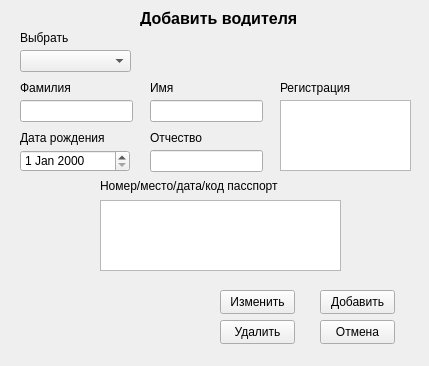
<?xml version="1.0" encoding="UTF-8"?>
<ui version="4.0">
 <class>Form</class>
 <widget class="QWidget" name="Form">
  <property name="geometry">
   <rect>
    <x>0</x>
    <y>0</y>
    <width>429</width>
    <height>366</height>
   </rect>
  </property>
  <property name="windowTitle">
   <string>Form</string>
  </property>
  <widget class="QLabel" name="label">
   <property name="geometry">
    <rect>
     <x>140</x>
     <y>10</y>
     <width>161</width>
     <height>16</height>
    </rect>
   </property>
   <property name="font">
    <font>
     <pointsize>12</pointsize>
     <bold>true</bold>
    </font>
   </property>
   <property name="text">
    <string>Добавить водителя</string>
   </property>
  </widget>
  <widget class="QLineEdit" name="family">
   <property name="geometry">
    <rect>
     <x>20</x>
     <y>100</y>
     <width>113</width>
     <height>22</height>
    </rect>
   </property>
  </widget>
  <widget class="QLineEdit" name="name">
   <property name="geometry">
    <rect>
     <x>150</x>
     <y>100</y>
     <width>113</width>
     <height>22</height>
    </rect>
   </property>
  </widget>
  <widget class="QLineEdit" name="surname">
   <property name="geometry">
    <rect>
     <x>150</x>
     <y>150</y>
     <width>113</width>
     <height>22</height>
    </rect>
   </property>
  </widget>
  <widget class="QLabel" name="label_2">
   <property name="geometry">
    <rect>
     <x>20</x>
     <y>80</y>
     <width>61</width>
     <height>16</height>
    </rect>
   </property>
   <property name="text">
    <string>Фамилия</string>
   </property>
  </widget>
  <widget class="QLabel" name="label_3">
   <property name="geometry">
    <rect>
     <x>150</x>
     <y>80</y>
     <width>49</width>
     <height>16</height>
    </rect>
   </property>
   <property name="text">
    <string>Имя</string>
   </property>
  </widget>
  <widget class="QLabel" name="label_4">
   <property name="geometry">
    <rect>
     <x>150</x>
     <y>130</y>
     <width>81</width>
     <height>16</height>
    </rect>
   </property>
   <property name="text">
    <string>Отчество</string>
   </property>
  </widget>
  <widget class="QLabel" name="label_5">
   <property name="geometry">
    <rect>
     <x>100</x>
     <y>170</y>
     <width>191</width>
     <height>31</height>
    </rect>
   </property>
   <property name="text">
    <string>Номер/место/дата/код пасспорт</string>
   </property>
  </widget>
  <widget class="QPushButton" name="b_ok">
   <property name="geometry">
    <rect>
     <x>320</x>
     <y>290</y>
     <width>75</width>
     <height>24</height>
    </rect>
   </property>
   <property name="text">
    <string>Добавить</string>
   </property>
  </widget>
  <widget class="QPushButton" name="b_cancel">
   <property name="geometry">
    <rect>
     <x>320</x>
     <y>320</y>
     <width>75</width>
     <height>24</height>
    </rect>
   </property>
   <property name="text">
    <string>Отмена</string>
   </property>
  </widget>
  <widget class="QPushButton" name="b_change">
   <property name="geometry">
    <rect>
     <x>220</x>
     <y>290</y>
     <width>75</width>
     <height>24</height>
    </rect>
   </property>
   <property name="text">
    <string>Изменить</string>
   </property>
  </widget>
  <widget class="QComboBox" name="cb_select">
   <property name="geometry">
    <rect>
     <x>20</x>
     <y>50</y>
     <width>111</width>
     <height>22</height>
    </rect>
   </property>
  </widget>
  <widget class="QLabel" name="label_6">
   <property name="geometry">
    <rect>
     <x>20</x>
     <y>30</y>
     <width>49</width>
     <height>16</height>
    </rect>
   </property>
   <property name="text">
    <string>Выбрать</string>
   </property>
  </widget>
  <widget class="QPushButton" name="b_kill">
   <property name="geometry">
    <rect>
     <x>220</x>
     <y>320</y>
     <width>75</width>
     <height>24</height>
    </rect>
   </property>
   <property name="text">
    <string>Удалить</string>
   </property>
  </widget>
  <widget class="QTextEdit" name="passport">
   <property name="geometry">
    <rect>
     <x>100</x>
     <y>200</y>
     <width>241</width>
     <height>71</height>
    </rect>
   </property>
  </widget>
  <widget class="QLabel" name="label_7">
   <property name="geometry">
    <rect>
     <x>280</x>
     <y>80</y>
     <width>101</width>
     <height>16</height>
    </rect>
   </property>
   <property name="text">
    <string>Регистрация</string>
   </property>
  </widget>
  <widget class="QTextEdit" name="adr">
   <property name="geometry">
    <rect>
     <x>280</x>
     <y>100</y>
     <width>131</width>
     <height>71</height>
    </rect>
   </property>
  </widget>
  <widget class="QDateEdit" name="d_birthday">
   <property name="geometry">
    <rect>
     <x>20</x>
     <y>150</y>
     <width>110</width>
     <height>22</height>
    </rect>
   </property>
  </widget>
  <widget class="QLabel" name="label_8">
   <property name="geometry">
    <rect>
     <x>20</x>
     <y>130</y>
     <width>91</width>
     <height>16</height>
    </rect>
   </property>
   <property name="text">
    <string>Дата рождения</string>
   </property>
  </widget>
 </widget>
 <resources/>
 <connections/>
</ui>
